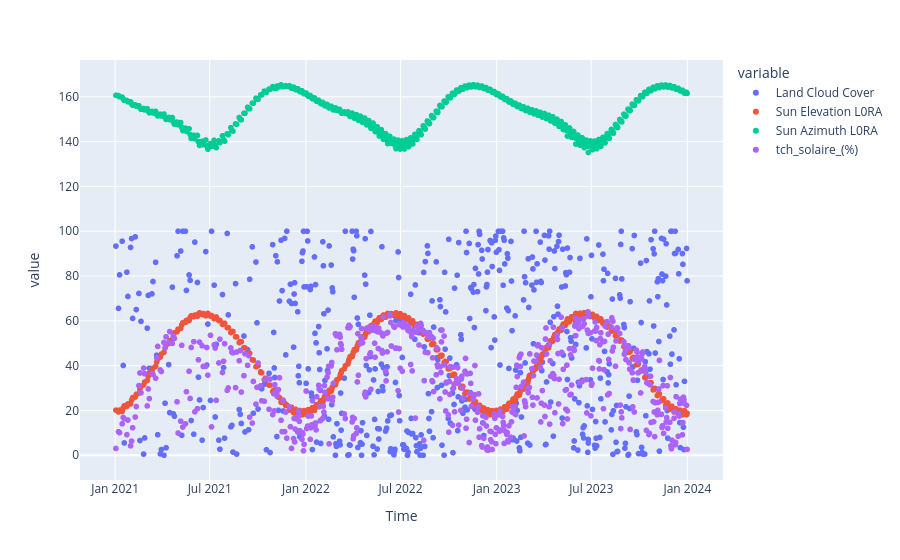

Notebook code for this chart:
### Code cell
px.scatter(merge_data, x='Time', y=['Land Cloud Cover', 'Sun Elevation L0RA', 'Sun Azimuth L0RA', 'tch_solaire_(%)'])

### Figure 1 — Plotly figure (JSON) as saved in the notebook; plotly's stock layout.template omitted (floating-point values rounded to 4 significant figures; data arrays with more than 128 entries replaced by an {"elided": "..."} marker saying what was removed)
{"data": [{"hovertemplate": "variable=Land Cloud Cover<br>Time=%{x}<br>value=%{y}<extra></extra>", "legendgroup": "Land Cloud Cover", "marker": {"color": "#636efa", "symbol": "circle"}, "mode": "markers", "name": "Land Cloud Cover", "showlegend": true, "type": "scattergl", "x": {"elided": "580 str values"}, "xaxis": "x", "y": {"elided": "580 float values"}, "yaxis": "y"}, {"hovertemplate": "variable=Sun Elevation L0RA<br>Time=%{x}<br>value=%{y}<extra></extra>", "legendgroup": "Sun Elevation L0RA", "marker": {"color": "#EF553B", "symbol": "circle"}, "mode": "markers", "name": "Sun Elevation L0RA", "showlegend": true, "type": "scattergl", "x": {"elided": "580 str values"}, "xaxis": "x", "y": {"elided": "580 float values"}, "yaxis": "y"}, {"hovertemplate": "variable=Sun Azimuth L0RA<br>Time=%{x}<br>value=%{y}<extra></extra>", "legendgroup": "Sun Azimuth L0RA", "marker": {"color": "#00cc96", "symbol": "circle"}, "mode": "markers", "name": "Sun Azimuth L0RA", "showlegend": true, "type": "scattergl", "x": {"elided": "580 str values"}, "xaxis": "x", "y": {"elided": "580 float values"}, "yaxis": "y"}, {"hovertemplate": "variable=tch_solaire_(%)<br>Time=%{x}<br>value=%{y}<extra></extra>", "legendgroup": "tch_solaire_(%)", "marker": {"color": "#ab63fa", "symbol": "circle"}, "mode": "markers", "name": "tch_solaire_(%)", "showlegend": true, "type": "scattergl", "x": {"elided": "580 str values"}, "xaxis": "x", "y": {"elided": "580 float values"}, "yaxis": "y"}], "layout": {"legend": {"title": {"text": "variable"}, "tracegroupgap": 0}, "margin": {"t": 60}, "xaxis": {"anchor": "y", "domain": [0, 1], "title": {"text": "Time"}}, "yaxis": {"anchor": "x", "domain": [0, 1], "title": {"text": "value"}}}}
